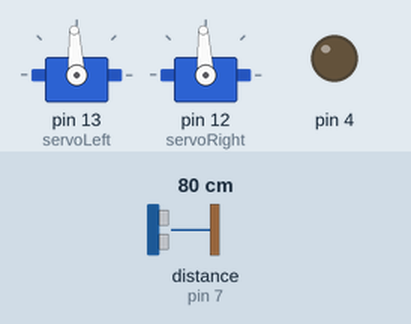
Recording of a sketch running on a simulated Arduino Uno, built with avr-gcc and run on an emulated ATmega328P. On the bench: 2 × servo, output pins drawn as LEDs (lit = HIGH). Wiring (inferred from the names in the program): ultrasonic range finder: trigger pin 7; echo pin 7. Inputs (shaded band) come from the test bench; at power-on: distance to the obstacle (sensor on pin 7) 80 cm. The echo pulse lasts 58.3 µs per cm; what the sketch prints to the serial monitor is not drawn.

Above: at 0.2 s.
Timing chart, 0 to 1.7 s (numbered marks = the images above):
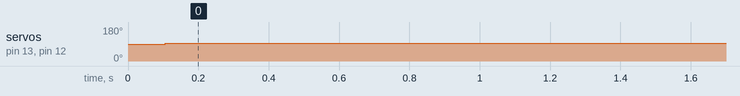

The sketch:

RotateAndCheckSonar.ino
```cpp
// The robot is rotating right and left periodicly and returns what it sees,
// in order to help us deside how to use the sonar.
//////////// Constants  //////////////////////////////////////////////////
const int speedZero=1500;               //servo speed for zero
const int speedMax=200;                 //The servo number for max
const int speedLeftIsMax = 1;           //if left is higher, set to 1, else -1
const int rotationIterations = 20;     //time to rotate left and then back
const int pingPin = 7;
const double pi = 3.14159265358979;

////////////  Motors  /////////////////////////////////////////////////////
#include <Servo.h>                           // Include servo library

Servo servoLeft;                             // Declare left and right servos
Servo servoRight;

////////////  Variables  /////////////////////////////////////////////////////
int sonarReading = 0;
int currState = 0;
int iteration = 0;

void setup(){                                // Built-in initialization block
  pinMode(7, INPUT);                         // Set right sensor pin to input
  pinMode(5, INPUT);                         // Set left sensor pin to input
  pinMode(4, OUTPUT);

  servoLeft.attach(13);                      // Attach left signal to pin 13
  servoRight.attach(12);                     // Attach right signal to pin 12
  Serial.begin(9600);
}

void loop()
{
  // establish variables for duration of the ping,
  // and the distance result in inches and centimeters:
  long duration, cm;

  // The PING))) is triggered by a HIGH pulse of 2 or more microseconds.
  // Give a short LOW pulse beforehand to ensure a clean HIGH pulse:
  pinMode(pingPin, OUTPUT);
  digitalWrite(pingPin, LOW);
  delayMicroseconds(2);
  digitalWrite(pingPin, HIGH);
  delayMicroseconds(5);
  digitalWrite(pingPin, LOW);

  // The same pin is used to read the signal from the PING))): a HIGH
  // pulse whose duration is the time (in microseconds) from the sending
  // of the ping to the reception of its echo off of an object.
  pinMode(pingPin, INPUT);
  duration = pulseIn(pingPin, HIGH);

  // convert the time into a distance
  cm = microsecondsToCentimeters(duration);

  Serial.println(cm);

  delay(100);

  switch(currState) {
    case 0:
      leftWheel(0);
      rightWheel(0);
    break;

    case 1:
      leftWheel(0.3);
      rightWheel(-0.3);
      currState = 2;
    break;

    case 2:
      iteration = iteration + 1;

      if(iteration > rotationIterations) {
        iteration = 0;
        currState = 3;
      }
    break;

    case 3:
      leftWheel(-0.3);
      rightWheel(0.3);
      currState = 4;
    break;

    case 4:
      iteration = iteration + 1;

      if(iteration > rotationIterations) {
        iteration = 0;
        currState = 1;
      }
    break;
  }
}

long microsecondsToCentimeters(long microseconds)
{
  // The speed of sound is 340 m/s or 29 microseconds per centimeter.
  // The ping travels out and back, so to find the distance of the
  // object we take half of the distance travelled.
  return microseconds / 29 / 2;
}

//Sets the spped, input is the speed and should be between -1 and 1
void leftWheel(double sp){
  servoLeft.writeMicroseconds(speedZero+(double(speedMax)*sp)*speedLeftIsMax);
}

void rightWheel(double sp){
  servoRight.writeMicroseconds(speedZero-double((speedMax)*sp)*speedLeftIsMax);
}
```

Measured:
- by itself, servo on pin 13 (servoLeft), servo on pin 12 (servoRight): 90° → 93° at 0.11 s
